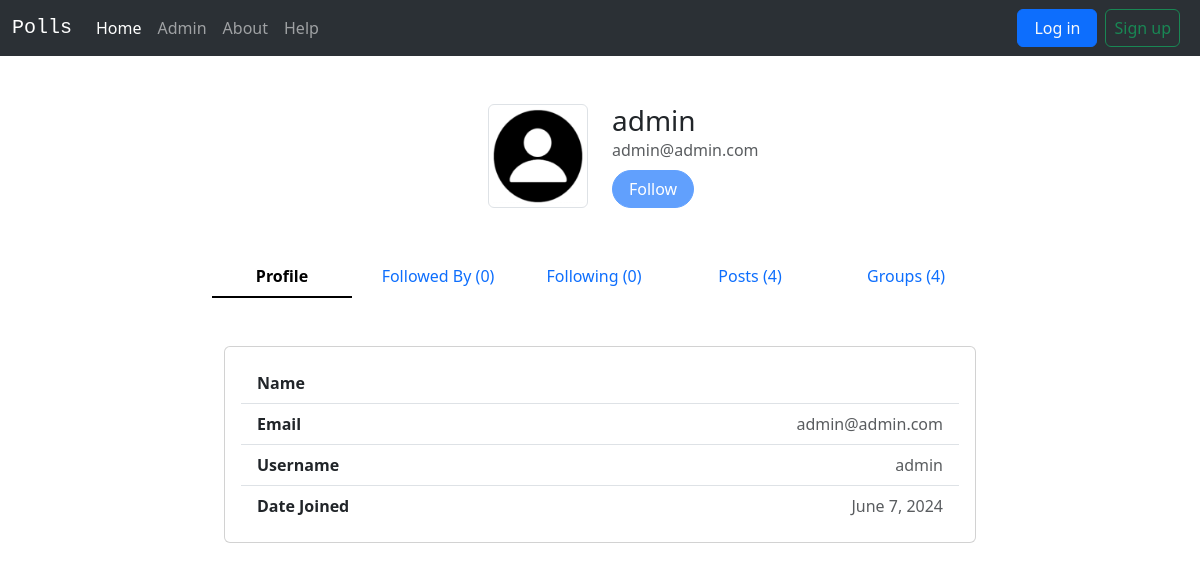
The app's page /polls/profile/admin/ with its own data.
### polls/models.py (models this page shows, shortened)
class User(AbstractUser):
    first_name = models.CharField(
        max_length=100, blank=True,
        validators=[
            validators.RegexValidator(r'^[a-zA-Z]*$', 'Only Alphabets are allowed.')
        ]
    )
    last_name = models.CharField(
        max_length=100, blank=True,
        validators=[
            validators.RegexValidator(r'^[a-zA-Z]*$', 'Only Alphabets are allowed.')
        ]
    )
    email = models.EmailField(max_length=100, unique=True)
    username = models.CharField(
        max_length=50, unique=True,
        validators=[
            validators.MinLengthValidator(3,'Username must be at least 3 characters long.'),
            validators.RegexValidator(r'^[^\W_](\w)*$', 'Username should not start with a special character.'),
        ]
    )
    password = models.CharField(max_length=150)
    avatar = models.ImageField(upload_to='polls/', blank=True, default="polls/default-avatar.png")
    followers = models.ManyToManyField("self", symmetrical=False, related_name="following", blank=True)

### polls/views.py (the view)
# urls.py: path('profile/<str:username>/', views.UserProfileView.as_view(), name="user_profile"),
class UserProfileView(DetailView):
    model = User
    template_name = 'polls/user_profile.html'
    def get_object(self, queryset=None):
        username = self.kwargs.get('username')
        return get_object_or_404(User, username=username)

### templates/polls/user_profile.html (shortened to what this page needs)
{% extends 'polls/base.html' %}
{% load form_tags %}
{% block content %}
<div class="container-fluid mt-5">
    <div class="row">
        <div class="col-lg-6 d-flex justify-content-md-end">
            <img src="{{ user.avatar.url }}" class="img-thumbnail img-fluid rounded" width="100" height="100" alt="Avatar">
        </div>
        <div class="col-lg-6 my-auto ">
            <div class="d-flex flex-column justify-content-start">
                <h3 class="text-start m-0">{{ user.username }}</h3>
                <span class="text-muted">{{ user.email }}</span>
            </div>
            <div class="d-flex justify-content-start align-items-center mt-2">
                {% if request.user.is_authenticated %}
                    {% if request.user == user%}
                        <a class="btn btn-outline-secondary rounded-pill px-3"
                        href="{% url 'polls:edit_profile' %}">Edit Profile</a>
                    {% else %}
                        {% if request.user in user.followers.all %}
                        <button class="btn btn-primary rounded-pill px-3" id="unfollowBtn"
                        onclick="handleFollowUnfollowUser(event, {{ user.pk }});">
                        Unfollow
                        </button>
                        {% else %}
                        <button class="btn btn-outline-primary rounded-pill px-3" id="followBtn"
                        onclick="handleFollowUnfollowUser(event, {{ user.pk }});">
                        Follow
                        </button>
                        {% endif %}
                    {% endif %}
                {% else %}
                <button class="btn btn-primary rounded-pill px-3" id="unfollowBtn" disabled>
                Follow
                </button>
                {% endif %}
            </div>
        </div>
    </div>
    <div class="row my-5">
        <div class="col-sm-8 m-auto">
            <ul class="nav nav-underline container-fluid" id="profileTab" role="tablist">
                <li class="nav-item col" role="presentation">
                  <a class="nav-link active text-center" id="info-tab" data-bs-toggle="tab" data-bs-target="#info-pane" role="tab" aria-controls="info-tab-pane" aria-selected="true">Profile</a>
                </li>
                <li class="nav-item col" role="presentation">
                  <a class="nav-link text-center" id="followedby-tab" data-bs-toggle="tab" data-bs-target="#followedby-pane" role="tab" aria-controls="followedby-tab-pane" aria-selected="false">
                    Followed By ({{ user.followers.count }})
                </a>
                </li>
                <li class="nav-item col" role="presentation">
                  <a class="nav-link text-center" id="following-tab" data-bs-toggle="tab" data-bs-target="#following-pane" role="tab" aria-controls="following-tab-pane" aria-selected="false">
                    Following ({{ user.following.count }})
                </a>
                </li>
                <li class="nav-item col" role="presentation">
                  <a class="nav-link text-center" id="posted-tab" data-bs-toggle="tab" data-bs-target="#posted-pane" role="tab" aria-controls="posted-tab-pane" aria-selected="false">
                    Posts ({{ user.authored_blogs.count }})
                </a>
                </li>
                <li class="nav-item col" role="presentation">
                  <a class="nav-link text-center" id="groups-tab" data-bs-toggle="tab" data-bs-target="#groups-pane" role="tab" aria-controls="groups-tab-pane" aria-selected="false">
                    Groups ({{ user.joined_groups.count }})
                </a>
                </li>
            </ul>
        </div>
    </div>
    <div class="row mb-5">
        <div class="col-sm-8 m-auto">
        <div class="tab-content" id="profileTabContent">
            <div class="tab-pane fade show active" id="info-pane" role="tabpanel" aria-labelledby="info-tab">
                <div class="container-fluid m-auto">
                    <div class="card">
                        <div class="card-body">
                            <ul class="list-group list-group-flush">
                                <li class="list-group-item d-flex justify-content-between">
                                    <span class="fw-bold">Name</span>
                                </li>
                                <li class="list-group-item d-flex justify-content-between">
                                    <span class="fw-bold">Email</span>
                                    <span class="text-muted">{{ user.email }}</span>
                                </li>
                                <li class="list-group-item d-flex justify-content-between">
                                    <span class="fw-bold">Username</span>
                                    <span class="text-muted">{{ user.username }}</span>
                                </li>
                                <li class="list-group-item d-flex justify-content-between">
                                    <span class="fw-bold">Date Joined</span>
                                    <span class="text-muted">{{ user.date_joined|date }}</span>
                                </li>
                            </ul>
                        </div>
                    </div>
            </div>
            </div>
        </div>
    </div>
</div>
{% endblock %}

### records on screen
User: avatar (placeholder picture), username "admin", email "admin@admin.com", followers.count "0", following.count "0", authored_blogs.count "4", joined_groups.count "4", date_joined "June 7, 2024"
